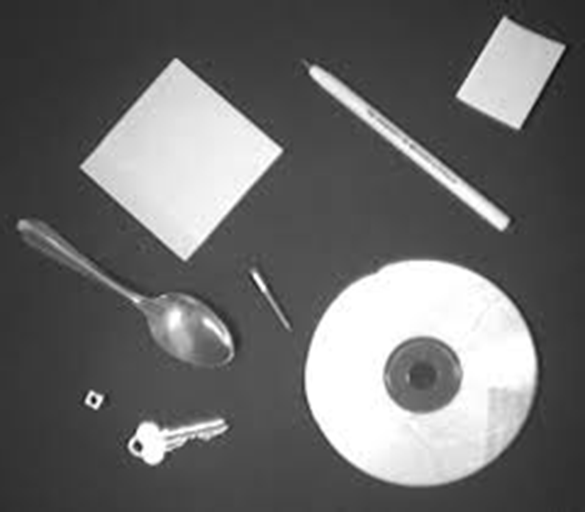
#> input picture data/objects.png, 585 x 512 px
$ jupyter execute --allow-errors hw10.ipynb   (shell and % lines are left out)   (older library calls are emulated)
#> lines starting #> are read from the running program, lines starting #| are printed output that depends on the picture; after the words box and inside, x2 and y2 are one past the last pixel; in counts of white or black regions, pixels touching at a corner belong together
[cell 1]
import matplotlib.pyplot as plt
import pandas as pd
import numpy as np

[cell 2]
plt.style.use('ggplot')

[cell 3]
# read in data
cars_file = 'data/cars.data.csv'
col_names = ['buying', 'maint', 'doors', 'persons', 'lug_boot', 'safety', 'class']
to_use = ['buying', 'maint', 'safety', 'doors']
#> (the rest of this cell did not finish here and is left out)

[cell 4]
f, axs = plt.subplots(2, 2, figsize=(8, 6))
to_use = np.reshape(to_use, [2, 2])
#> (the rest of this cell did not finish here and is left out)

[cell 5]
from scipy import stats

# prepare data
#> (the rest of this cell did not finish here and is left out)

[cell 6]
import scipy.misc as misc
import scipy.ndimage as ndimage

# process image
raw_img = misc.imread('data/objects.png')
#> raw_img is the input picture: shape (512, 585, 3); min 6, max 255, mean 106.8
img = ndimage.gaussian_filter(raw_img, 2)
thres = img > img.mean()
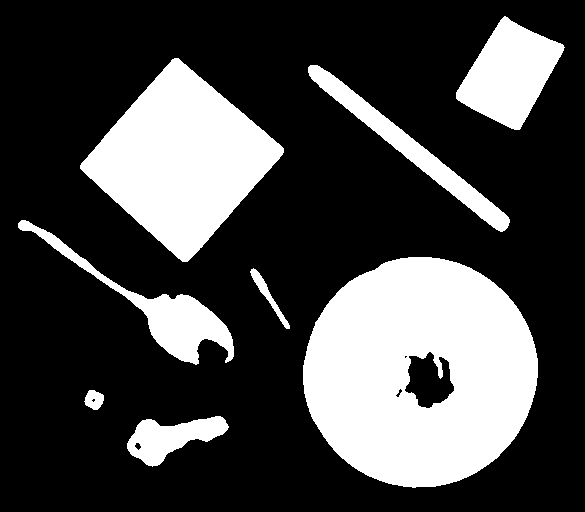
#> thres: shape (512, 585, 3) bool; 27.5% white; 8 white regions, largest, box (x1, y1, x2, y2) and area: (303, 257, 538, 488) 40393, (80, 58, 284, 262) 21930, (456, 16, 565, 130) 6957
#find objects
distance = ndimage.distance_transform_edt(thres)
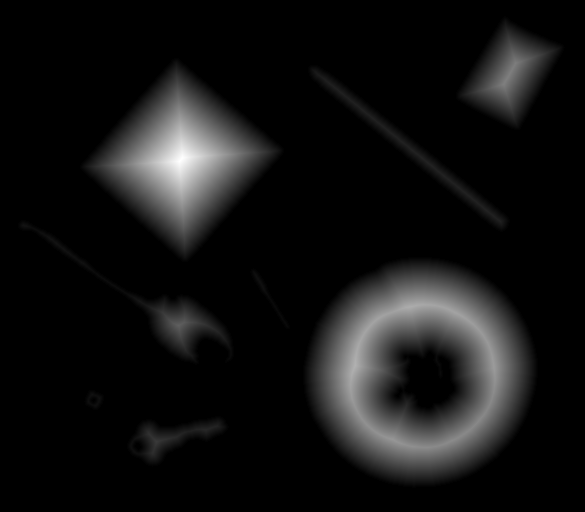
#> distance: shape (512, 585, 3) float64; min 0, max 72.86, mean 5.4; drawn with min black and max white
found, n_found = ndimage.label(distance)
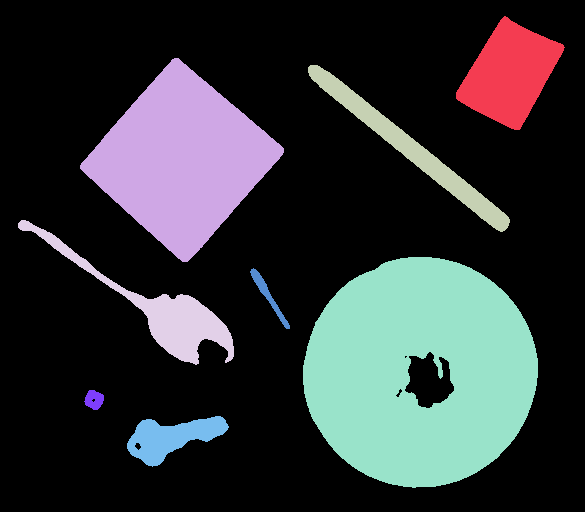
#> found: shape (512, 585, 3) int32; 9 distinct labels, from 0 to 8; one colour per label, 0 black
#> n_found = 8
com = ndimage.measurements.center_of_mass(distance, found, xrange(1, n_found+1))
#> com = [(73.7, 509.1, 1), (159.3, 181, 1), (149.1, 411, 1), (319.6, 173.7, 1), (368.8, 417.8, 1), (293.3, 266.6, 1), (399.3, 93.86, 1), (437.4, 169.6, 1)]
# store coordinates of objects
x = [item[1] for item in com]
#> x = [509.1, 181, 411, 173.7, 417.8, 266.6, 93.86, 169.6]
y = [item[0] for item in com]
#> y = [73.7, 159.3, 149.1, 319.6, 368.8, 293.3, 399.3, 437.4]

implot = plt.imshow(raw_img)
plt.plot(x, y, 'o')
plt.title("Objects' Centers of Mass in objects.png\n", size=16)
plt.xlim(0, 585)
plt.ylim(512, 0)
plt.grid(False)
plt.show()
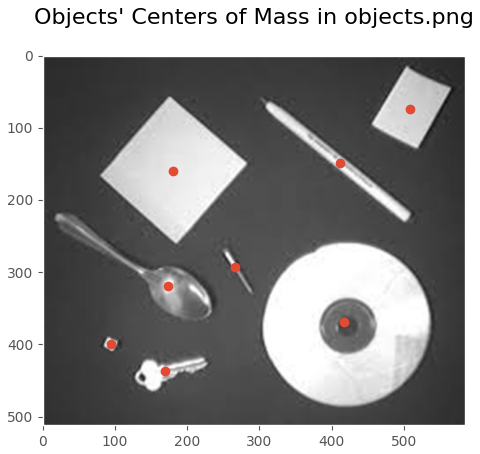
#> figure drawn by matplotlib, 1 panel
